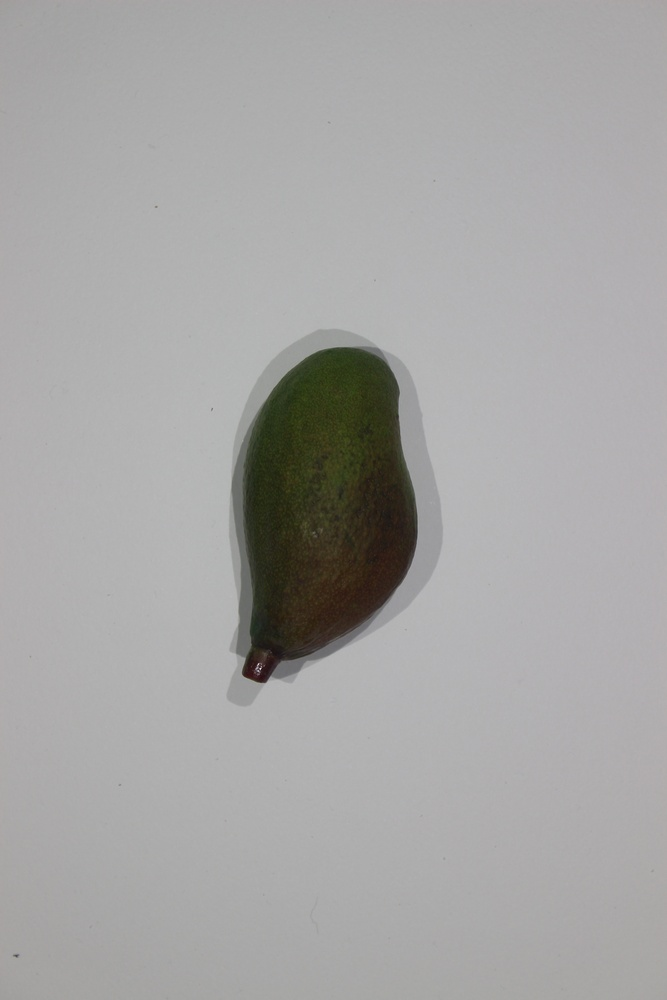
#> input picture IMG_5165.jpg, 667 x 1000 px, shrunk from 3456 x 5184 before the run
$ jupyter execute segmentation.ipynb
#> lines starting #> are read from the running program, lines starting #| are printed output that depends on the picture; after the words box and inside, x2 and y2 are one past the last pixel; in counts of white or black regions, pixels touching at a corner belong together
[cell 1]
import cv2
import os
import matplotlib.pyplot as plt

plt.rcParams['figure.figsize'] = [20, 15]

[cell 2]
color_img = cv2.imread('IMG_5165.jpg')
#> color_img is the input picture: shape (1000, 667, 3); mean B, G, R 164.2, 165.1, 165.7

[cell 3]
a = color_img[:,0,0]
#> a = 1000 values, max 177 at index 433, min 154 at index 1, mean 169.2

[cell 4]
grayscale_img = cv2.cvtColor(color_img, cv2.COLOR_BGR2GRAY)
__, mask 	= cv2.threshold(grayscale_img, 0, 255, cv2.THRESH_BINARY + cv2.THRESH_OTSU)
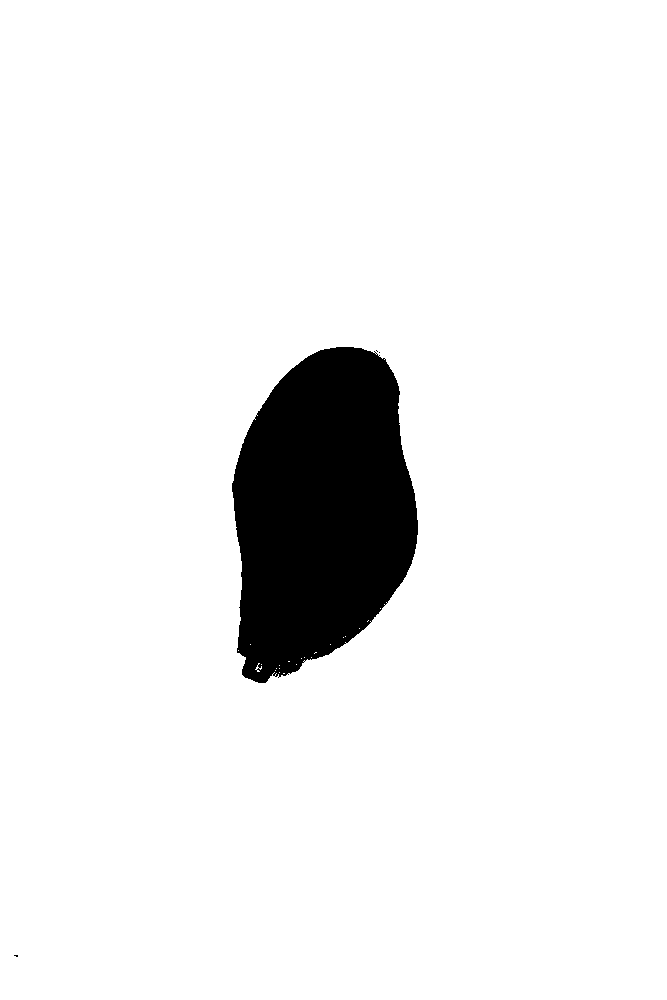
#> mask: shape (1000, 667); 93% white; 4 black regions (3 under 20 px), largest, box (x1, y1, x2, y2) and area: (232, 347, 418, 683) 46686
inv_mask	= cv2.bitwise_not(mask)
thr_img 	= cv2.bitwise_and(color_img, color_img, mask = inv_mask)
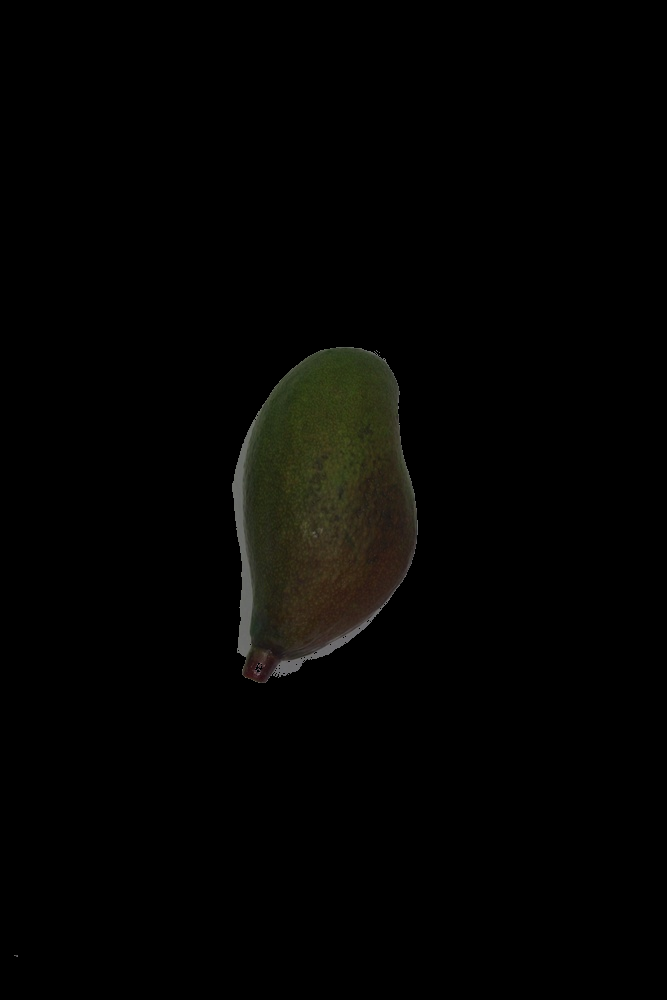
#> thr_img: shape (1000, 667, 3); mean B, G, R 2.3, 3.6, 3.7
thr_img[thr_img == 0] = 255
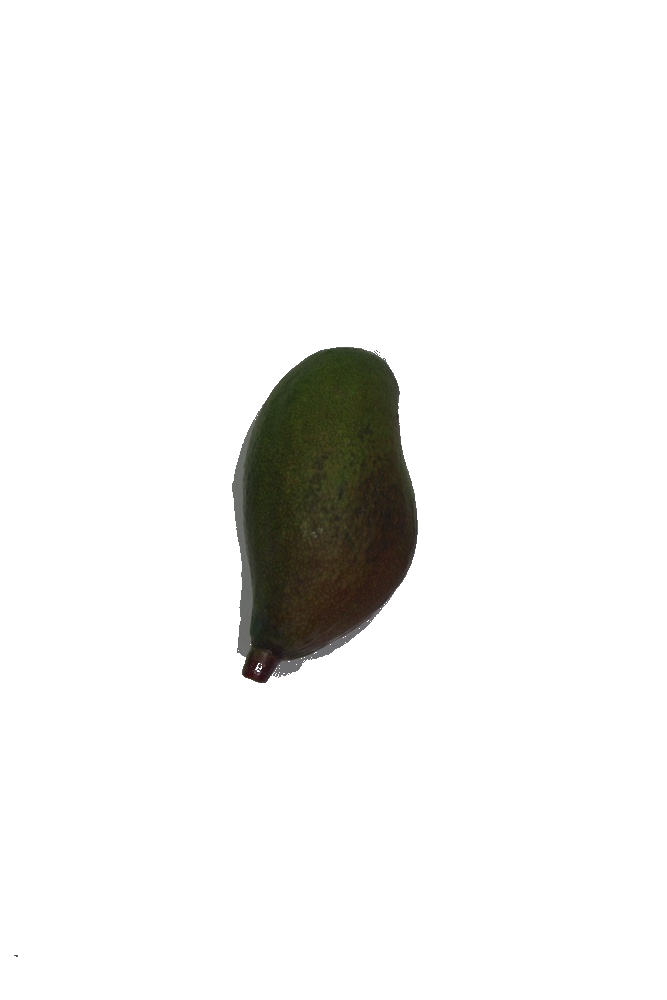
#> thr_img: shape (1000, 667, 3); mean B, G, R 239.5, 240.8, 240.9

[cell 5]
plt.imshow(thr_img)

[cell 6]
# testing bg preprocessing
bg = cv2.bitwise_and(color_img, color_img, mask = mask)
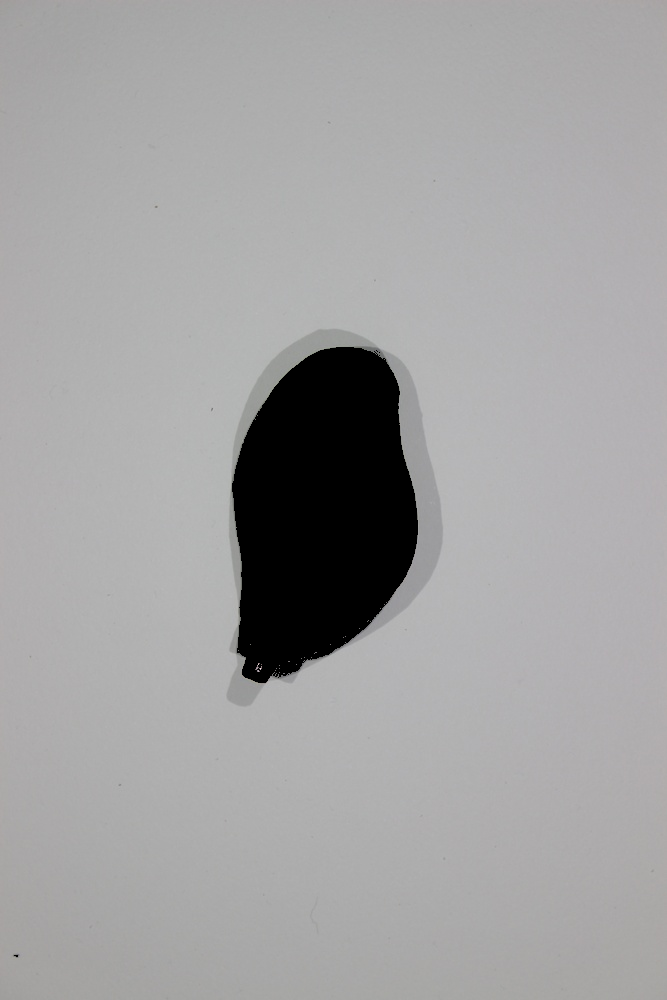
#> bg: shape (1000, 667, 3); mean B, G, R 161.9, 161.5, 162
bg[bg!=0] = 255
plt.imshow(bg)

[cell 7]
cv2.imwrite(os.getcwd() + '//segmented.jpg', thr_img)
#> Out = True
